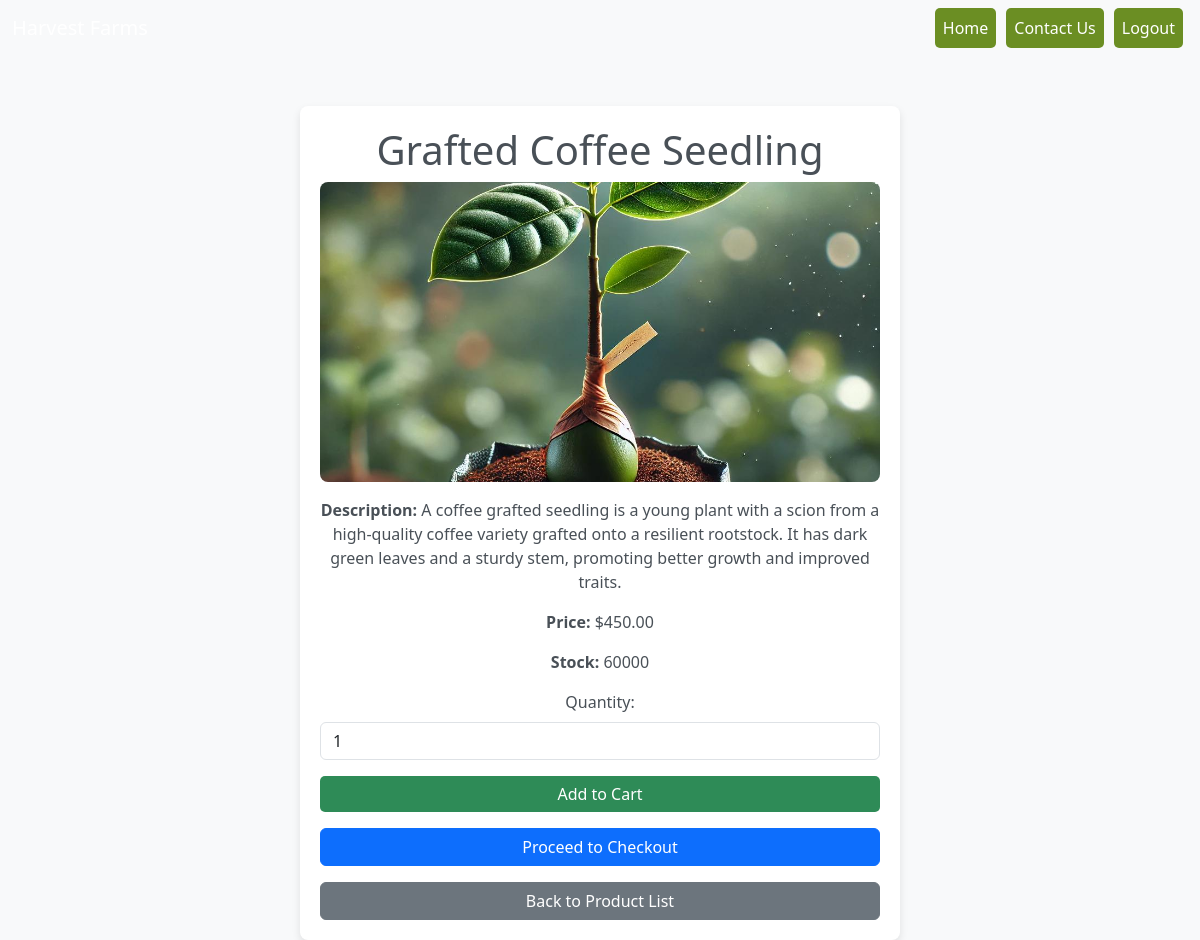
Page /shop/product/grafted-coffee-seedling/ on the committed database.
### shop/models.py (models this page shows, shortened)
class Product(models.Model):
    category = models.ForeignKey(Category, on_delete=models.CASCADE, related_name="products")
    name = models.CharField(max_length=200)
    slug = models.SlugField(unique=True ,blank=True)
    description = models.TextField()
    price = models.DecimalField(max_digits=10, decimal_places=2)
    stock = models.PositiveIntegerField(default=0)
    image = models.ImageField(upload_to="products_image/", blank=True, null=True)
    class Meta:
        ordering = ['name']

### shop/views.py (the view)
# urls.py: path('product/<slug:slug>/', ProductDetailView.as_view(), name='product_detail'),
class ProductDetailView(DetailView):
    model = Product
    template_name = 'shop/product_detail.html'  # Specify your template file
    context_object_name = 'product'

### shop/templates/shop/product_detail.html (shortened to what this page needs)
<!DOCTYPE html>
<html lang="en">
<head>
    <link href="https://cdn.jsdelivr.net/npm/bootstrap@5.3.0/dist/css/bootstrap.min.css" rel="stylesheet">
</head>
<body>
    <header>
        <nav class="navbar navbar-expand-lg bg-dark-green navbar-dark">
            <div class="container-fluid">
                <a class="navbar-brand" href="{% url 'home' %}">Harvest Farms</a>
                <div class="collapse navbar-collapse" id="navbarNav">
                    <ul class="navbar-nav ms-auto">
                        <li class="nav-item">
                            <a class="nav-link" href="{% url 'home' %}">Home</a>
                        </li>
                        <li class="nav-item">
                            <a class="nav-link" href="{% url 'contact:contact_form' %}">Contact Us</a>
                        </li>
                        <li class="nav-item">
                            <a class="nav-link" href="{% url 'home' %}">Logout</a>
                        </li>
                    </ul>
                </div>
            </div>
        </nav>
    </header>
    <div class="container text-center">
        <h1>{{ product.name }}</h1>
        {% if product.image %}
            <img src="{{ product.image.url }}" alt="{{ product.name }}">
        {% endif %}
        <p class="mt-3"><strong>Description:</strong> {{ product.description }}</p>
        <p><strong>Price:</strong> ${{ product.price }}</p>
        <p><strong>Stock:</strong> {{ product.stock }}</p>
        <form method="POST" action="{% url 'cart:add_to_cart' product.id %}">
            <div class="mb-3">
                <label for="quantity" class="form-label">Quantity:</label>
                <input type="number" name="quantity" id="quantity" value="1" min="1" max="{{ product.stock }}" class="form-control">
            </div>
                 <button type="submit" class="btn btn-custom w-100 mb-3">Add to Cart</button>
        </form>
        <a href="{% url 'cart:checkout' %}" class="btn btn-primary w-100 mb-3">Proceed to Checkout</a>
        <a href="{% url 'shop:product_list' %}" class="btn btn-secondary w-100">Back to Product List</a>
    </div>
</body>
</html>

### shop/templates/shop/product_detail.html (style rules this page uses)
body { background-color: #f8f9fa; color: #495057; }
.container { max-width: 600px; margin-top: 50px; background-color: #ffffff; padding: 20px; border-radius: 8px; box-shadow: 0 4px 8px rgba(0, 0, 0, 0.1); }
img { width: 100%; height: 300px; object-fit: cover; border-radius: 8px; }
.btn-custom { background-color: #2e8b57; color: white; border: none; border-radius: 5px; }
.navbar-nav .nav-link { background-color: #6b8e23; color: white !important; border-radius: 5px; padding: 8px 15px; margin: 0 5px; transition: background-color 0.3s, color 0.3s; }

### rows in the picture
Product: name "Grafted Coffee Seedling", image (picture), description "A coffee grafted seedling is a young plant with a scion from a high-quality coffee variety grafted onto a resilient rootstock. It has dark green leaves and a sturdy stem, promoting better growth and improved traits.", price "450.00", stock "60000"
